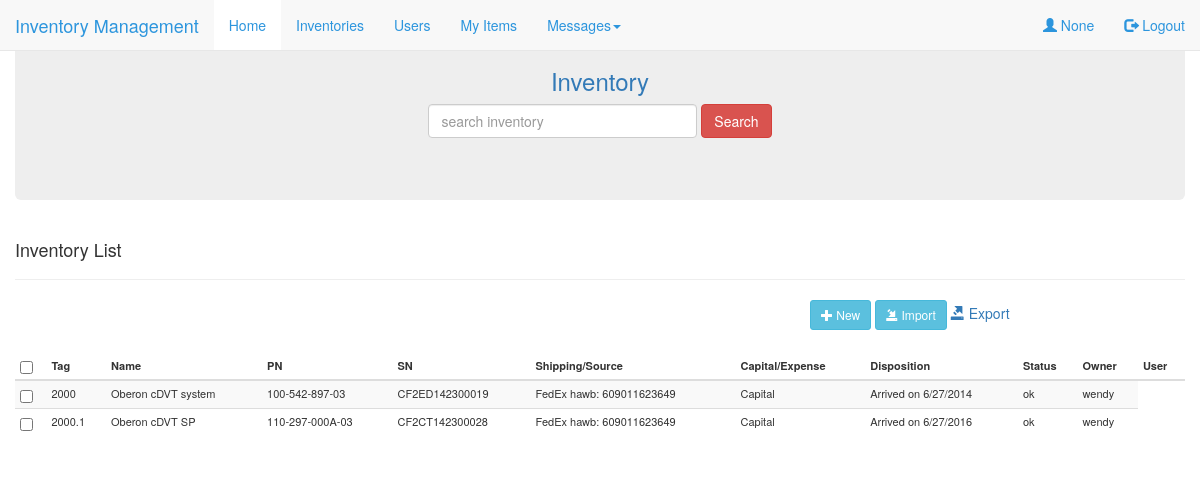
Page /home on the earlier database version.
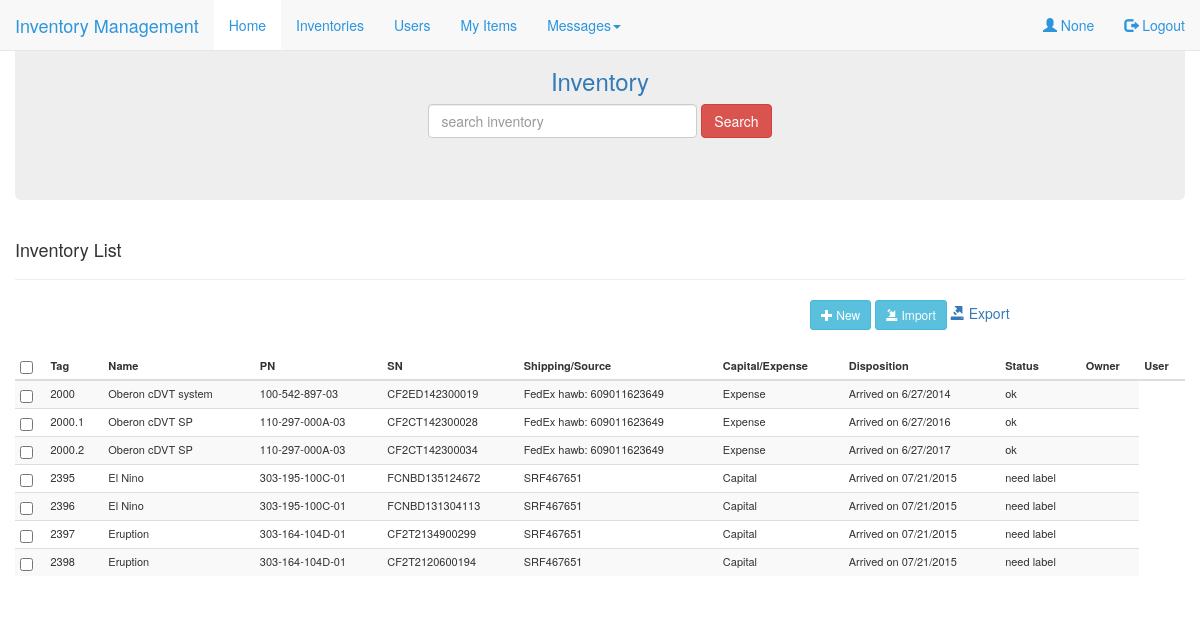
Same page on the later database version.
### IM/model/Inventory.py (models this page shows, shortened)
class Inventory(db.Model):
    __searchable__ = ['tag', 'name']
    id = db.Column(db.Integer, primary_key = True, autoincrement=True)
    tag = db.Column(db.String(64), index=True)
    name = db.Column(db.String(64), index=True)
    PN = db.Column(db.String(64), index=True)
    SN = db.Column(db.String(64), unique=True, index=True)
    shipping = db.Column(db.String(64))
    capital = db.Column(db.String(64))
    disposition = db.Column(db.String(128))
    status = db.Column(db.String(64), index=True)
    owner = db.Column(db.String(64), db.ForeignKey('user.username'))
    user = db.relationship('User')

### IM/router/app_route.py (the view)
@app.route('/home', methods=['GET'])
def home():
    return render_template('inventory.html',
                            name = session.get('username'),
                            invs = InvDao.get_all_invs(),
                            title = "Hello",
                            task = "inventory")

### IM/dao/InvDao.py (called while the page is built)
    @staticmethod
    def get_all_invs():
        return Inventory.query.all()

### IM/templates/inventory.html (shortened to what this page needs)
{% extends "index.html" %}
{% block showcontent %}
<div class="container-fluid mainbody">
	<div class="jumbotron text-center">
		<h3><a href="{{url_for('inventory')}}">Inventory </a></h3>
		<form class="form-inline" action="{{ url_for('search_inventory') }}" method="post">
				<input type="text" class="form-control" size="30" placeholder="search inventory" name="search-string" id="search-inventory"></input>
				<button type="submit" class="btn btn-danger" id="search-inventory-btn">Search</button>
		</form>
	</div>
	<div id="inventory-list">
		<div class="page-header">
    			<h4>Inventory List</h4>
 		</div>
 		<div class="container-fluid">
				<div class="row">
					<div class="col-sm-8">
					</div>
					<div class="col-sm-4">
						<button type="button" class="btn btn-info btn-sm new-btn">
							<span class="glyphicon glyphicon-plus"></span> New
						</button>
						<button type="button" class="btn btn-info btn-sm import-btn">
							<span class="glyphicon glyphicon-import"></span> Import
						</button>
						<a href="/static/export_file/export.xls" download="export" id="export-excel">
		        			<span class="glyphicon glyphicon-export"></span> Export
						</a>
					</div>
				</div>
			</div>
			<table class="table table-condensed table-striped inventory-table">
				<thead>
					<tr>
						<th><input type="checkbox" id="check-head"/></th>
						<th>Tag</th>
						<th>Name</th>
						<th>PN</th>
			        	<th>SN</th>
			        	<th>Shipping/Source</th>
			        	<th>Capital/Expense</th>
			        	<th>Disposition</th>
			        	<th>Status</th>
			        	<th>Owner</th>
			        	<th>User</th>
					</tr>
				</thead>
				<tbody>
				{% for inv in invs %}
					<tr>
						<td><input type="checkbox" class="check-item"/></td>
						<td>{{inv.tag}}</td>
						<td>{{inv.name}}</td>
						<td>{{inv.PN}}</td>
						<td>{{inv.SN}}</td>
						<td>{{inv.shipping}}</td>
						<td>{{inv.capital}}</td>
						<td>{{inv.disposition}}</td>
						<td>{{inv.status}}</td>
						<td>{{inv.owner}}</td>
					</tr>
				{% endfor %}
				</tbody>
			</table>
	</div>
</div>
{% endblock %}

### IM/templates/index.html (shortened to what this page needs)
{% extends "base.html" %}
{% block content %}
<nav class="navbar navbar-default navbar-fixed-top">
  <div class="container-fluid">
    <div class="navbar-header">
      <a class="navbar-brand" href="#">Inventory Management</a>
    </div>
    <ul class="nav navbar-nav">
      <li class="active"><a href="{{url_for('home')}}">Home</a></li>
      <li><a href="{{url_for('inventory')}}">Inventories</a></li>
      <li><a href="#">Users</a></li>
      <li><a href="#">My Items</a></li>
      <li class="dropdown">
      	<a class="dropdown-toggle" data-toggle="dropdown" href="#">Messages<span class="caret"></span>
      	</a>
      </li>
    </ul>
    <ul class="nav navbar-nav navbar-right">
      <li><a href="#" id="username"><span class="glyphicon glyphicon-user"></span> {{name}}</a></li>
      <li><a href="/login"><span class="glyphicon glyphicon-log-out"></span> Logout</a></li>
    </ul>
  </div>
</nav>
<div>
	{% if task == 'inventory' %}
		{% block showcontent %}{% endblock %}
	{% endif %}
{% endblock %}

### IM/templates/base.html (shortened to what this page needs)
<html>
	<head id="header" role="banner">
    	<link href="{{url_for('static', filename='css/style.css')}}" rel='stylesheet'>
    	<link href="{{url_for('static', filename='css/login.css')}}" rel='stylesheet'>
		<link rel="stylesheet" href="{{url_for('static', filename='css/bootstrap.min.css')}}">
    	<link rel="stylesheet" href="{{url_for('static', filename='css/jquery-ui.min.css')}}"></script>
	</head>
  	<body>
	    {% block content %}{% endblock %}
	</body>
</html>

### IM/static/css/style.css (style rules this page uses)
.table { font-size: 11px; }
.inventory-table, .inventory-search-table { margin-top: 2em; }
.navbar li a, .navbar .navbar-brand { color: #2c95dd !important; }
.navbar-nav li a:hover, .navbar-nav li.active a { color: #2c95dd !important; background-color: #fff !important; }

Differences in the rows shown:
changed Inventory "Oberon cDVT system": capital "Capital" → "Expense"; owner "wendy" → (not shown)
changed Inventory "CF2CT142300028": capital "Capital" → "Expense"; owner "wendy" → (not shown)
added Inventory: tag "2000.2", name "Oberon cDVT SP", PN "110-297-000A-03", SN "CF2CT142300034", shipping "FedEx hawb: 609011623649", capital "Expense", disposition "Arrived on 6/27/2017", status "ok"
added Inventory: tag "2395", name "El Nino", PN "303-195-100C-01", SN "FCNBD135124672", shipping "SRF467651", capital "Capital", disposition "Arrived on 07/21/2015", status "need label"
added Inventory: tag "2396", name "El Nino", PN "303-195-100C-01", SN "FCNBD131304113", shipping "SRF467651", capital "Capital", disposition "Arrived on 07/21/2015", status "need label"
added Inventory: tag "2397", name "Eruption", PN "303-164-104D-01", SN "CF2T2134900299", shipping "SRF467651", capital "Capital", disposition "Arrived on 07/21/2015", status "need label"
added Inventory: tag "2398", name "Eruption", PN "303-164-104D-01", SN "CF2T2120600194", shipping "SRF467651", capital "Capital", disposition "Arrived on 07/21/2015", status "need label"
